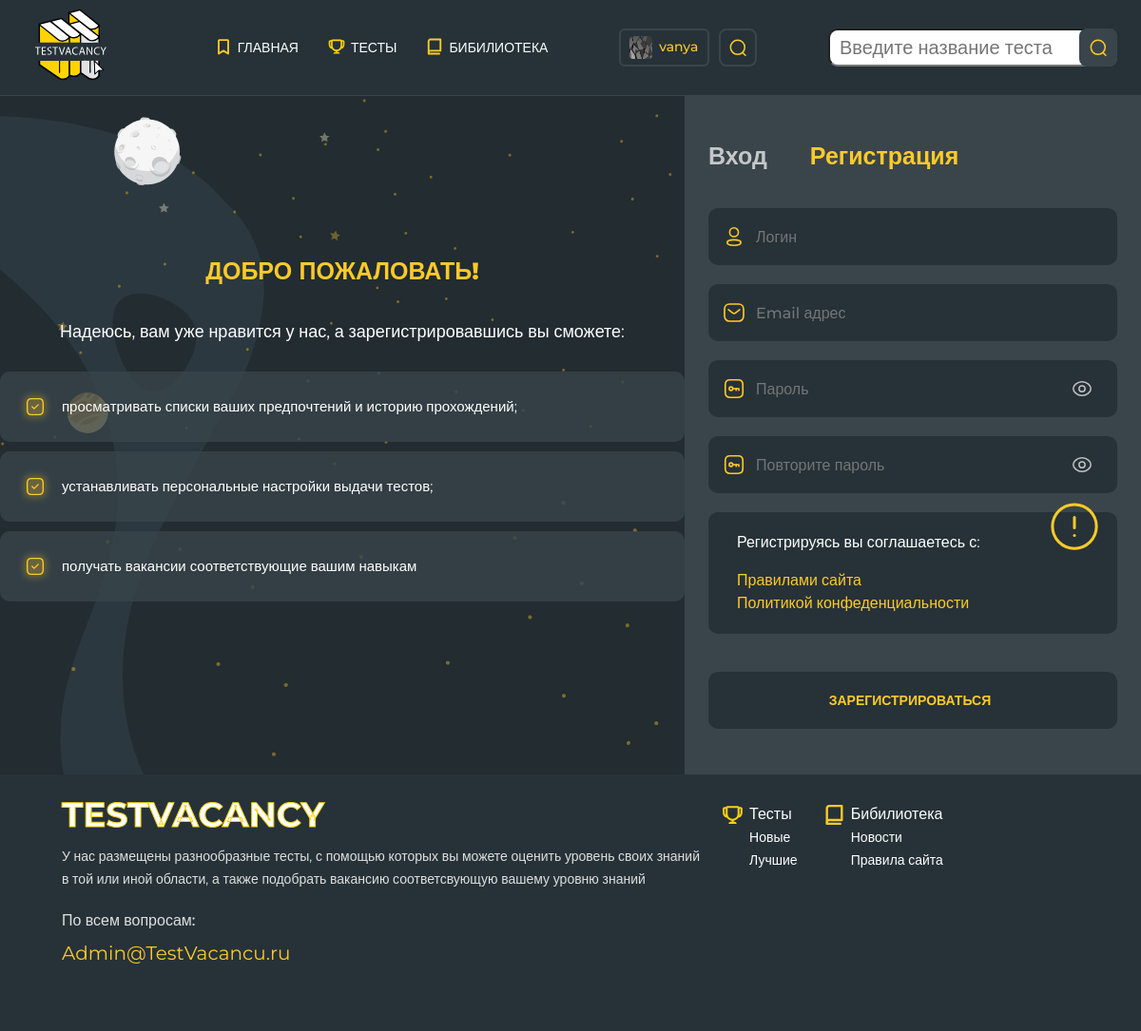
Screenshot of /auth/register/ (signed in) with the database file from the repository.
### authapp/models.py (models this page shows)
class TestingUser(AbstractUser):
    avatar = models.ImageField(upload_to='users_avatars', blank=True)
    age = models.PositiveIntegerField(verbose_name='Возраст', default=18)

### authapp/views.py (the view)
# urls.py: path('register/', register, name='register'),
def register(request):
    if request.method=='POST':
        register_form=TestingUserRegisterForm(request.POST, request.FILES)
        if register_form.is_valid():
            register_form.save()
            return HttpResponseRedirect(reverse('auth:login'))
    else:
        register_form=TestingUserRegisterForm()
    context={'register_form':register_form}
    return render(request, 'authapp/register.html', context)

### authapp/forms.py
class TestingUserRegisterForm(UserCreatie):
    class Meta:
        model = TestingUser
        fields = (
            'username', 'password1', 'password2',
            'email',
        )
        widgets = {
            'username': forms.TextInput(attrs={'placeholder': 'Логин'}),
            'password1': forms.TextInput(attrs={'class': 'password__input', 'placeholder': 'Пароль'}),
            'password2': forms.PasswordInput(attrs={'placeholder': 'Повторите пароль'}),
            'email': forms.EmailInput(attrs={'placeholder': 'Email адрес'}),
        }

### authapp/templates/authapp/register.html (shortened to what this page needs)
{% extends 'authapp/base2.html' %}
{% block content %}
         <section class="login-section">
            <div class="login__wrapepr">
                <div class="login__left-side">
                    <div class="authpage__welcome-inner">
                        <h1>Добро пожаловать!</h1>
                        <p>Надеюсь, вам уже нравится у нас, а зарегистрировавшись вы сможете:</p>
                        <ul class="offer-list">
                            <li>просматривать списки ваших предпочтений и историю прохождений;</li>
                            <li>устанавливать персональные настройки выдачи тестов;</li>
                            <li>получать вакансии соответствующие вашим навыкам</li>
                        </ul>
                    </div>
                </div>
                <div class="login__right-side">
                    <div class="innerwrap">
                        <div class="login-butons__wrapper">
                            <a href="{% url 'auth:login' %}" class="login__buttton ">Вход</a>
                            <a href="{% url 'auth:register' %}" class="login__buttton active">Регистрация</a>
                        </div>
                        <form action="" class="login__form" method="post">
                            <div class="login-input__wrapper">
                                {{register_form.username}}
                                <div class="input-icon"></div>
                            </div>
                            <div class="password__wrapper">
                                {{register_form.email}}
                                <div class="email-icon"></div>
                            </div>
                            <div class="password__wrapper">
                                {{register_form.password1}}
                                <div class="password-icon"></div>
                                <div class="password__control"></div>
                            </div>
                            <div class="password__wrapper">
                                {{register_form.password2}}
                                <div class="password-icon"></div>
                                <div class="password__control"></div>
                            </div>
                            <div class="acceptance">
                        <p>Регистрируясь вы соглашаетесь с:</p>
                        <a href="">Правилами сайта</a>
                        <a href="">Политикой конфеденциальности</a>
                            </div>
                            <input class="login-submit" type="submit" value="Зарегистрироваться">
                        </form>
                    </div>
                </div>
            </div>
        </section>
{% endblock %}

### authapp/templates/authapp/base2.html (shortened to what this page needs)
<!DOCTYPE html>
<html lang="en">
<head>
    <link rel="stylesheet" type="text/css" href="//cdn.jsdelivr.net/npm/slick-carousel@1.8.1/slick/slick.css"/>
    <link rel="stylesheet" href="../../../media/css/iziModal.min.css">
    <link rel="stylesheet" href="https://cdnjs.cloudflare.com/ajax/libs/jquery-modal/0.9.1/jquery.modal.min.css"/>
    <link rel="stylesheet" href="../../../media/css/style.css">
</head>
<body>
<div class="wrapper">
    <header class="header login__header">
        <div class="container header__conttainer">
            <div class="header__logo">
                <img src="../../../media/images/test-logo.svg" alt="">
            </div>
            <ul class="header__href__list">
                <li class="header__href__list-item">
                    <a href="{% url 'tests:main'%}">
                        <img class="logo" src="../../../media/images/menu-selections.svg" alt="">
                        Главная
                    </a>
                </li>
                <li class="header__href__list-item ">
                    <a href="#" class="">
                        <img class="logo" src="../../../media/images/menu-tests.svg" alt="">
                        Тесты
                    </a>
                </li>
                <li class="header__href__list-item">
                    <a href="#">
                        <img class="logo" src="../../../media/images/menu-materials.svg" alt="">
                        Бибилиотека</a>
                </li>
            </ul>
            <div class="header__function-block">
                {% if user.is_authenticated  %}
                <a href="{% url 'auth:user_bio'%}" class=" {% if request.path == '/auth/edit/' %} active {% endif %} user__account">
                    <img src="/media/{{user.avatar}}" alt="">
                 {{user.username}}
                </a>
                <a href="#ex1" rel="modal:open" class="find"></a>
                {%else%}
                <a href="{% url 'auth:login' %}" class="login">Войти</a>
                <a href="#ex1" rel="modal:open" class="find"></a>
                {%endif%}
            </div>
            <div id="ex1" class="modal">
                <div class="modal__container">
                    <form action="" class="find-form">
                        <input type="text" class="find-input" placeholder="Введите название теста">
                        <a href="#" class="find form__find-button"></a>
                    </form>
                </div>
            </div>
        </div>
    </header>
    {% block content%}
    {%endblock%}
    <footer class="footer">
        <div class="container">
            <div class="footer__content">
                <div class="footer__left-content">
                    <h4 class="footer__logo">testvacancy</h4>
                    <p class="footer__description">У нас размещены разнообразные тесты,
                        с помощью которых вы можете оценить уровень своих знаний в той или иной области,
                        а также подобрать вакансию соответсвующую вашему уровню знаний</p>
                    <div class="contact_us">
                        <p class="contact__text">По всем вопросам:</p>
                        <a class="contact__mail" href="mailto:vanya.kovrigin@gmail.com">Admin@TestVacancu.ru</a>
                    </div>
                </div>
                <div class="footer__right-content">
                    <ul class="footer__list">
                        <li class="footer__list-item bottom__test-icon">
                            <a href="">Тесты</a>
                        </li>
                        <li class="footer__list-item">
                            <a href="">Новые</a>
                        </li>
                        <li class="footer__list-item">
                            <a href="">Лучшие</a>
                        </li>
                    </ul>
                    <ul class="footer__list">
                        <li class="footer__list-item bottom__library-icon">
                            <a href="">Бибилиотека</a>
                        </li>
                        <li class="footer__list-item">
                            <a href="">Новости</a>
                        </li>
                        <li class="footer__list-item">
                            <a href="">Правила сайта</a>
                        </li>
                    </ul>
                </div>
            </div>
        </div>
    </footer>
</div>
</body>
</html>

### rows the page displays
TestingUser: avatar (picture), username "vanya"
